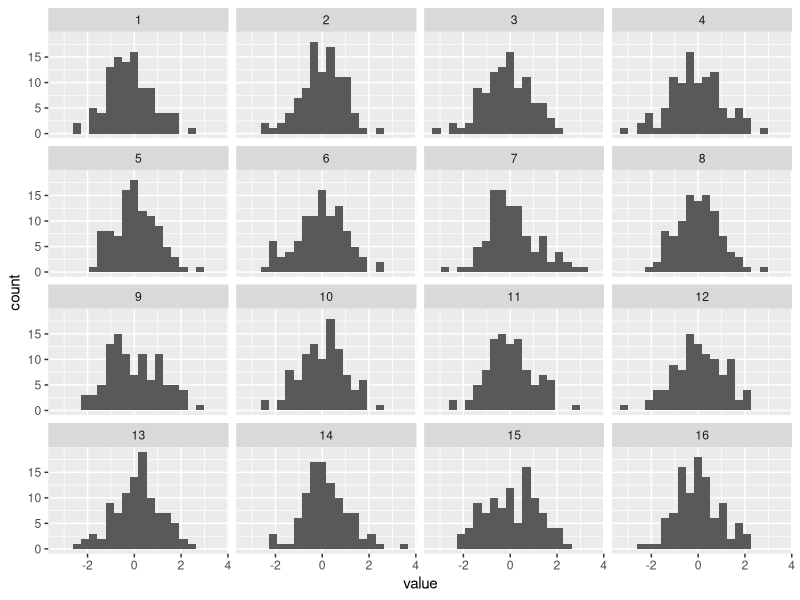
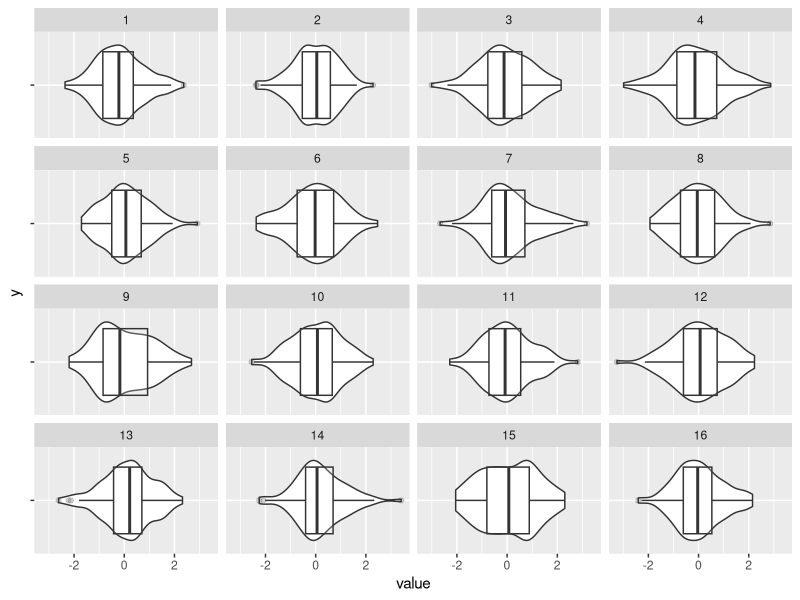
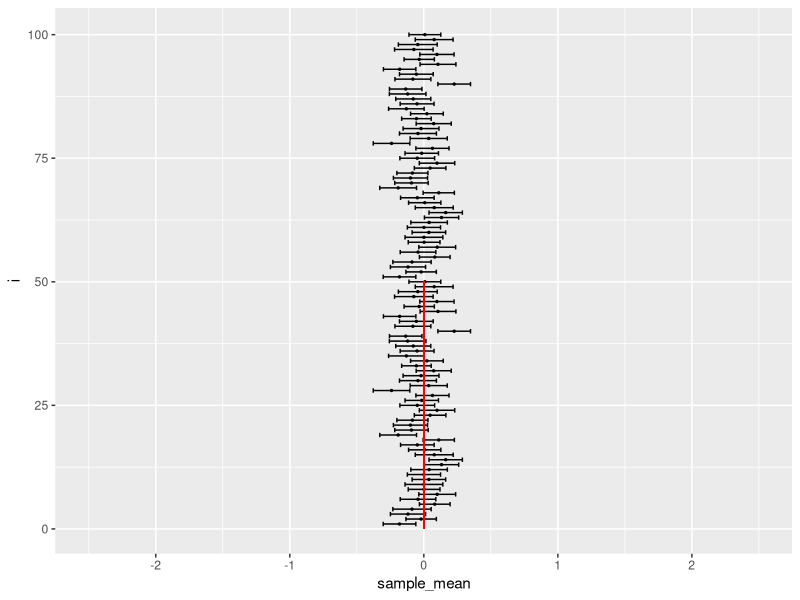
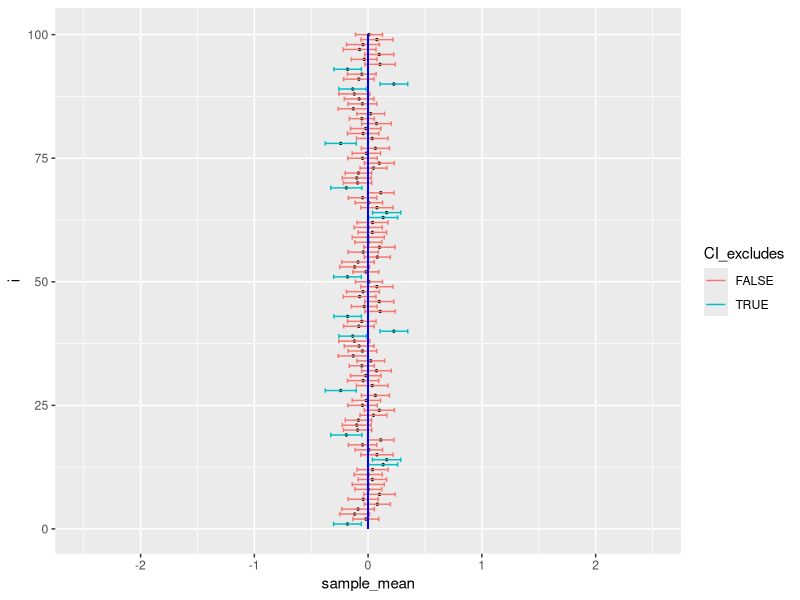
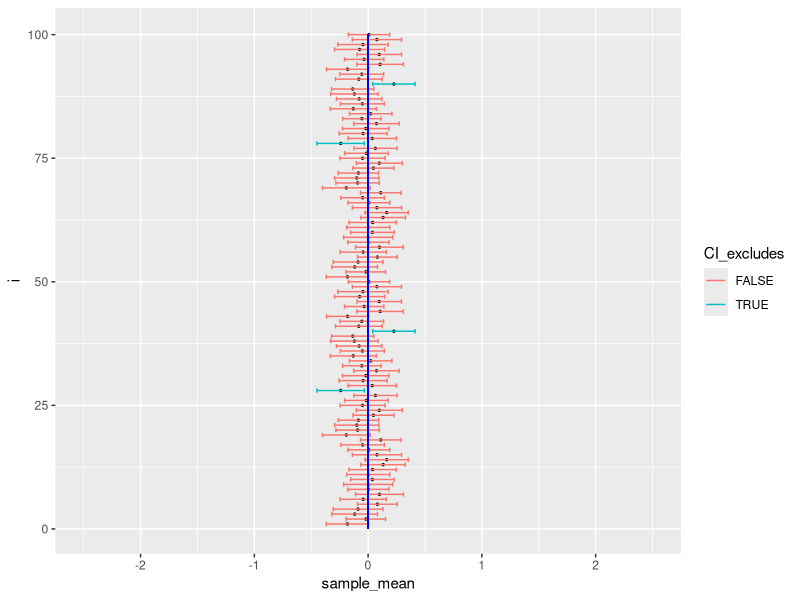
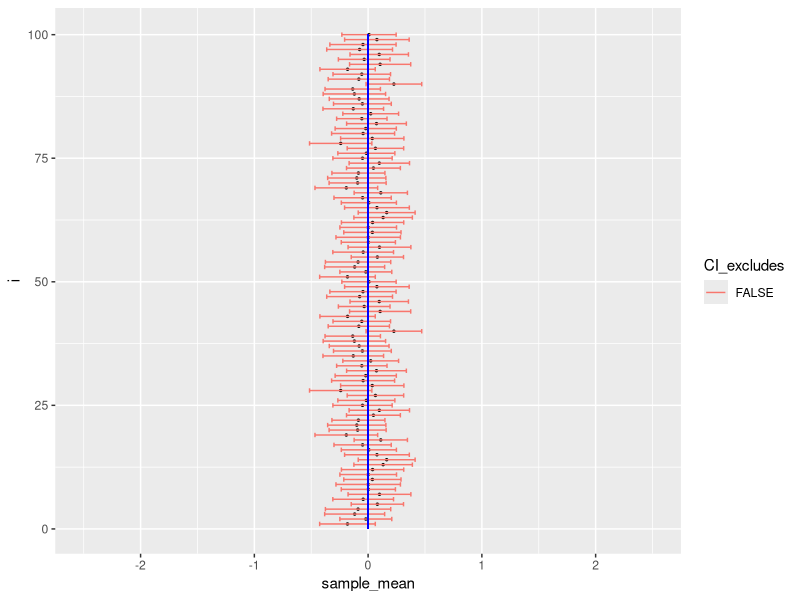
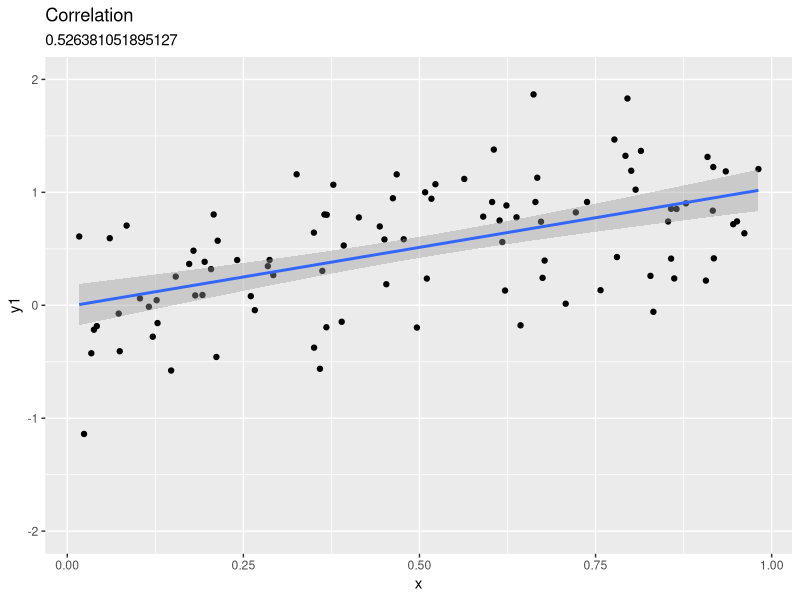
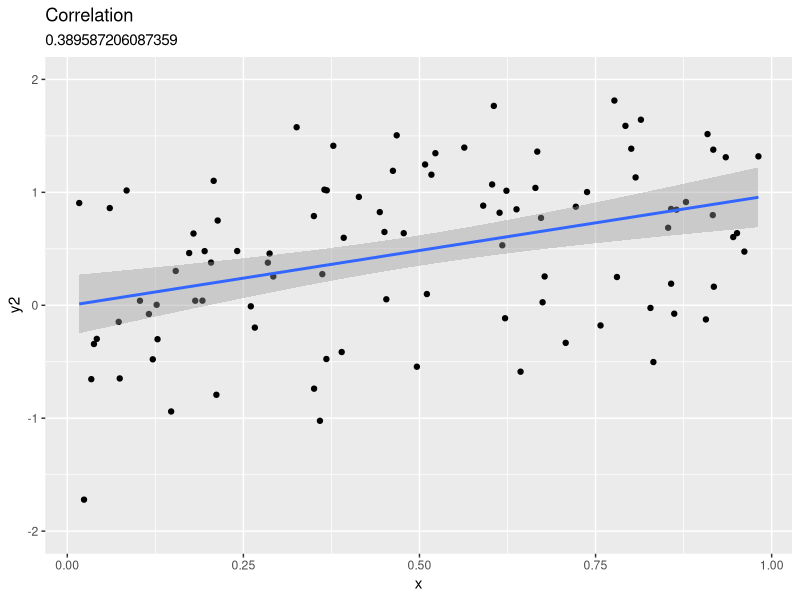

Source code (R) for these figures, in order:
## ---- chunk 1
library(ggplot2)
library(dplyr)
## ---- chunk 2
#| label: make-ci-data
#| echo: true
#| code-fold: false
random_normal_samples_df <- 
  data.frame(i = rep(1:100, each=100),
             value = rnorm(50*100, 0, 1))

summary_stats_df <- random_normal_samples_df |>
  group_by(i) |>
  summarize(sample_n = n(),
            sample_mean = mean(value),
            sample_sd = sd(value),
            sample_sem = sample_sd/sqrt(sample_n),
                  ci80 = -sample_sem*qnorm(.1),
                  ci95 = -sample_sem*qnorm(.025),
                  ci99 = -sample_sem*qnorm(.005))
## ---- chunk 3
#| label: fig-show-sample-dists-histogram
#| fig-cap: "Faceted histogram of 16 of the sample normal distributions."
#| echo: true
#| code-fold: false
#| code-line-numbers: "1-2|4|5-6|7"
#| output-location: slide

random_normal_samples_df |>
  head(n = 16*100) |>
  
  ggplot() +
  aes(x = value) +
  geom_histogram(bins = 20) +
  facet_wrap(vars(i), nrow = 4, ncol = 4)
## ---- chunk 4
#| label: fig-show-sample-dists-violin-box
#| fig-cap: "Faceted box and violin plot of 16 of the sample normal distributions."
#| echo: true
#| code-fold: false
#| code-line-numbers: "1-2|4|5-6|7"
#| output-location: slide
random_normal_samples_df |>
  head(n = 16*100) |>
  
  ggplot() +
  geom_violin(aes(x = value, y = "")) +
  geom_boxplot(aes(x = value, y = ""), alpha = .2) +
  facet_wrap(vars(i), nrow = 4, ncol = 4)
## ---- chunk 5
#| label: fig-ci-80
#| echo: true
#| code-fold: false
#| code-line-numbers: ""
#| fig-cap: "80% CI"
#| output-location: slide
summary_stats_df |>
  ggplot() +
  aes(x = sample_mean, y = i) +
  geom_point(size = .5) +
  geom_errorbar(aes(xmin = sample_mean - ci80, xmax = sample_mean + ci80)) +
  geom_linerange(aes(x = 0, y = i, ymin = 0, ymax = 50), color = "red") +
  xlim(-2.5, 2.5)
## ---- chunk 6
#| label: fig-ci-80-flag-dont-include-mean
#| echo: true
#| code-fold: false
#| code-line-numbers: "2-3"
#| fig-cap: "80% CI with indicator about whether the interval excludes the true mean."
#| output-location: slide
summary_stats_df |>
  mutate(CI_excludes = ((sample_mean - ci80) > 0) |
           ((sample_mean + ci80) < 0)) |>
  
  ggplot() +
  aes(x = sample_mean, y = i) +
  geom_point(size = .5) +
  geom_errorbar(aes(
    xmin = sample_mean - ci80,
    xmax = sample_mean + ci80,
    color = CI_excludes
  )) +
  geom_linerange(aes(
    x = 0,
    y = i,
    ymin = 0,
    ymax = 100
  ), color = "blue") +
  xlim(-2.5, 2.5)
## ---- chunk 7
#| label: fig-ci-95
#| echo: false
#| fig-cap: "95% CI with indicator about whether the interval excludes the true mean."
#| output-location: slide
summary_stats_df |>
  mutate(CI_excludes = ((sample_mean - ci95) > 0) |
           ((sample_mean + ci95) < 0)) |>
  ggplot() +
  aes(x = sample_mean, y = i) +
  geom_point(size = .5) +
  geom_errorbar(aes(
    xmin = sample_mean - ci95,
    xmax = sample_mean + ci95,
    color = CI_excludes
  )) +
  geom_linerange(aes(
    x = 0,
    y = i,
    ymin = 0,
    ymax = 100
  ), color = "blue") +
  xlim(-2.5, 2.5)
## ---- chunk 8
#| label: fig-ci-99
#| echo: false
#| fig-cap: "99% CI with indicator about whether the interval excludes the true mean."
#| output-location: slide
summary_stats_df |>
  mutate(CI_excludes = ((sample_mean - ci99) > 0) |
           ((sample_mean + ci99) < 0)) |>
  ggplot() +
  aes(x = sample_mean, y = i) +
  geom_point(size = .5) +
  geom_errorbar(aes(
    xmin = sample_mean - ci99,
    xmax = sample_mean + ci99,
    color = CI_excludes
  )) +
  geom_linerange(aes(
    x = 0,
    y = i,
    ymin = 0,
    ymax = 100
  ), color = "blue") +
  xlim(-2.5, 2.5)
## ---- chunk 9
#| echo: true
#| code-fold: false
#| code-line-numbers: "1|2|3-6|7"
x <- runif(n = 100, min = 0, max = 1) # Uniform distribution with min 0 and max 1
e <- rnorm(n = 100, mean = 0, sd = 1)
y1 <- x + 0.5*e
y2 <- x + 0.75*e
y3 <- x + e
y4 <- x + 1.5*e
y5 <- e

linear_df <- data.frame(x = x, y1 = y1, 
                        y2 = y2, y3 = y3,
                        y4 = y4)
## ---- chunk 10
#| label: fig-lin-fit-sd-5
#| fig-cap: "Linear fit with sd=.5."
#| echo: true
#| code-fold: false
#| output-location: slide
#| code-line-numbers: "5|7"
linear_df |>
  ggplot() +
  aes(x = x, y = y1) +
  geom_point() +
  geom_smooth(method = "lm") +
  ggtitle("Correlation ", cor(x, y1)) +
  ylim(-2, 2)
## ---- chunk 11
#| label: fig-lin-fit-sd-75
#| fig-cap: "Linear fit with sd=.75."
#| code-fold: false
#| echo: true
#| output-location: slide
linear_df |>
  ggplot() +
  aes(x = x, y = y2) +
  geom_point() +
  geom_smooth(method = "lm") +
  ggtitle("Correlation ", cor(x, y2))  +
  ylim(-2, 2)
## ---- chunk 12
#| label: fig-lin-fit-sd-1
#| fig-cap: "Linear fit with sd=1."
#| code-fold: false
#| echo: true
#| output-location: slide
linear_df |>
  ggplot() +
  aes(x = x, y = y3) +
  geom_point() +
  geom_smooth(method = "lm") +
  ggtitle("Correlation ", cor(x, y3))  +
  ylim(-2, 2)
## ---- chunk 13
#| label: fig-lin-fit-sd-1.5
#| fig-cap: "Linear fit with sd=1.5."
#| code-fold: false
#| echo: true
#| output-location: slide
linear_df |>
  ggplot() +
  aes(x = x, y = y4) +
  geom_point() +
  geom_smooth(method = "lm") +
  ggtitle("Correlation ", cor(x, y4)) +
  ylim(-2, 2)
## ---- chunk 14
#| label: fig-lin-fit-indep-xy
#| code-fold: false
#| echo: true
#| output-location: slide
#| fig-cap: "Linear fit with *independent* unrelated variables"
linear_df |>
  ggplot() +
  aes(x = x, y = y5) +
  geom_point() +
  geom_smooth(method = "lm") +
  ggtitle("Correlation ", cor(x, y5))  +
  ylim(-2, 2)
